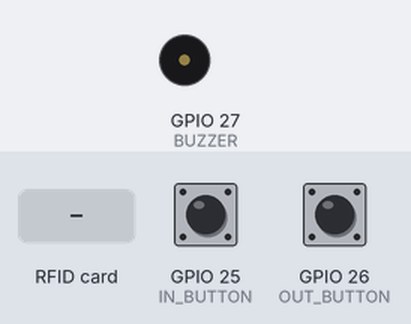
A sketch run on a simulated ESP32. Shown: buzzer (waves = sounding, pin HIGH). The inputs (shaded band) are chosen by the test bench; at power-on: GPIO 25 (IN_BUTTON) HIGH, GPIO 26 (OUT_BUTTON) HIGH. WiFi joins after 1.5 s; servers stay silent unless stated; the local clock reads 2024-03-15 10:24:30 at power-on unless the sketch sets it; what the sketch prints to the serial monitor is not drawn.

Above: at 2.7 s.
2.8 s: GPIO 25 (IN_BUTTON) pulled LOW for 0.15 s
4.4 s: RFID card D3 CF 2D DA held to the reader
At 4.63 s:
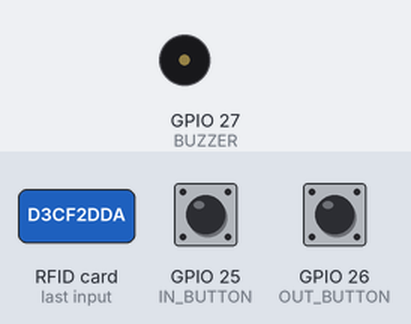
6.2 s: GPIO 26 (OUT_BUTTON) pulled LOW for 0.15 s
7.8 s: RFID card 13 FC E4 D9 held to the reader
At 8.5 s:
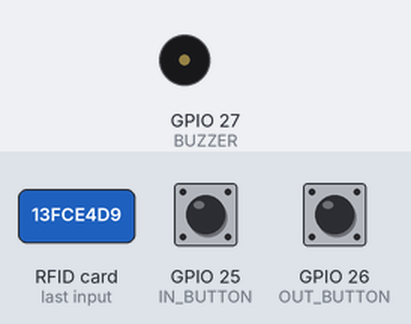
Timing chart, 0 to 10.4 s (numbered marks = the images above; inputs shaded):
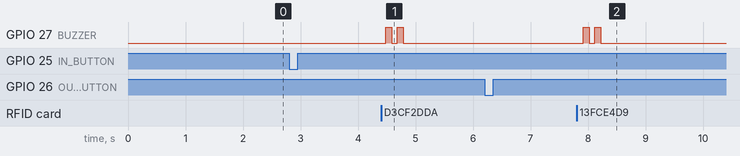

Measured:
- after the input at 2.8 s, every drawn part: stays the same
- after the input at 4.4 s, GPIO 27 (BUZZER): alternates HIGH for 0.10 s and LOW for 0.10 s, 4 changes in all, then stays LOW, starting after 0.09 s
- after the input at 6.2 s, every drawn part: stays the same
- after the input at 7.8 s, GPIO 27 (BUZZER): alternates HIGH for 0.10 s and LOW for 0.10 s, 4 changes in all, then stays LOW, starting after 0.12 s

The sketch:

RFID_based_inventory_management.ino
```cpp
#include <SPI.h>
#include <MFRC522.h>
#include <WiFi.h>
#include <HTTPClient.h>
#include <time.h>

// Pin definitions
#define SS_PIN    5
#define RST_PIN   22
#define SCK_PIN   18
#define MISO_PIN  19
#define MOSI_PIN  23
#define IN_BUTTON 25
#define OUT_BUTTON 26
#define BUZZER    27

// WiFi credentials
const char* ssid = "12345";
const char* password = "surya12345";

// API endpoints
const char* insertServerName = "https://deafening-gnu-222.convex.site/insertItem";
const char* updateServerName = "https://deafening-gnu-222.convex.site/updateItem";

// NTP Server settings
const char* ntpServer = "pool.ntp.org";
const long  gmtOffset_sec = 19800;  // GMT +5:30 for IST
const int   daylightOffset_sec = 0;

MFRC522 rfid(SS_PIN, RST_PIN);

// Product structure
struct Product {
  const char* name;
  const char* categoryId;
  int quantity;
  int price;
  const char* rfid;
  bool isIn;
};

// Product status structure with timestamps
struct ProductStatus {
  String rfid;
  bool isInitialized;
  int currentQuantity;
  time_t lastInTime;
  time_t lastOutTime;
};

// Product database
const Product products[] = {
  {"IPHONE_16_PR0_MAX", "jd7d6qtr650dwnqydav9yn7khn742c2y", 5, 144900, "D3 CF 2D DA", true},
  {"REALME_13_PRO", "jd7d6qtr650dwnqydav9yn7khn742c2y", 5, 26999, "13 FC E4 D9", true},
  {"DURACELL_2A", "jd7bc9fk3craa2hb5pzvcj1ptx742pkx", 10, 20, "3D 03 34 02", true},
  {"EVEREADY_2A", "jd7bc9fk3craa2hb5pzvcj1ptx742pkx", 10, 18, "CC 8E 31 02", true},
  {"TATA_KUSHAQ", "jd7dhe676z0ft7dwv5z8nak69x743n20", 1, 1100000, "43 4B 44 E2", true},
  {"MARUTI_ALTO_K10", "jd7dhe676z0ft7dwv5z8nak69x743n20", 1, 400000, "33 20 4F E2", true}
};

// Initialize product status array
ProductStatus productStatuses[sizeof(products) / sizeof(products[0])];

bool buttonPressed = false;
bool waitingForCard = false;

// Function to get formatted RFID UID
String getFormattedUID() {
  String cardID = "";
  for (byte i = 0; i < rfid.uid.size; i++) {
    if (rfid.uid.uidByte[i] < 0x10) cardID += "0";
    cardID += String(rfid.uid.uidByte[i], HEX);
    if (i < rfid.uid.size - 1) cardID += " ";
  }
  cardID.toUpperCase();
  return cardID;
}

// Buzzer feedback functions
void buzzerSuccess() {
  digitalWrite(BUZZER, HIGH);
  delay(200);
  digitalWrite(BUZZER, LOW);
}

void buzzerError() {
  digitalWrite(BUZZER, HIGH);
  delay(100);
  digitalWrite(BUZZER, LOW);
  delay(100);
  digitalWrite(BUZZER, HIGH);
  delay(100);
  digitalWrite(BUZZER, LOW);
}

// Product status management functions
bool isProductInitialized(const String& rfid) {
  for (const ProductStatus& status : productStatuses) {
    if (status.rfid == rfid) {
      return status.isInitialized;
    }
  }
  return false;
}

int getCurrentQuantity(const String& rfid) {
  for (const ProductStatus& status : productStatuses) {
    if (status.rfid == rfid) {
      return status.currentQuantity;
    }
  }
  return 0;
}

// Find product by RFID
const Product* findProductByRFID(const String& rfid) {
  for (const Product& product : products) {
    if (String(product.rfid) == rfid) {
      return &product;
    }
  }
  return nullptr;
}

// Handle API communication
void sendToAPI(const Product& product, bool isIn, time_t timestamp, time_t unused) {
  if (WiFi.status() != WL_CONNECTED) {
    Serial.println("WiFi not connected!");
    buzzerError();
    return;
  }

  HTTPClient http;
  String rfidStr = String(product.rfid);
  bool productExists = isProductInitialized(rfidStr);
  int currentQty = getCurrentQuantity(rfidStr);

  // Get previous timestamps
  time_t previousInTime = 0;
  time_t previousOutTime = 0;
  for (const ProductStatus& status : productStatuses) {
    if (status.rfid == rfidStr) {
      previousInTime = status.lastInTime;
      previousOutTime = status.lastOutTime;
      break;
    }
  }

  // Error handling for invalid operations
  if (!isIn && !productExists) {
    Serial.println("Error: Cannot check out product that was never checked in!");
    buzzerError();
    return;
  }

  if (!isIn && currentQty <= 0) {
    Serial.println("Error: Cannot check out product - quantity is zero!");
    buzzerError();
    return;
  }

  String jsonPayload;
  const char* endpoint;

  if (!productExists && isIn) {
    // First time insertion
    endpoint = insertServerName;
    jsonPayload = "{\"name\":\"" + String(product.name) +
                  "\",\"categoryId\":\"" + String(product.categoryId) +
                  "\",\"quantity\":" + String(product.quantity) +
                  ",\"price\":" + String(product.price) +
                  ",\"rfid\":\"" + rfidStr +
                  "\",\"intime\":" + String(timestamp) +
                  ",\"outtime\":0" +
                  ",\"isIn\":true}";
  } else {
    // Update existing product
    endpoint = updateServerName;
    int newQuantity = isIn ? currentQty + 1 : currentQty - 1;

    jsonPayload = "{\"name\":\"" + String(product.name) +
                  "\",\"categoryId\":\"" + String(product.categoryId) +
                  "\",\"price\":" + String(product.price) +
                  ",\"rfid\":\"" + rfidStr +
                  "\",\"quantity\":" + String(newQuantity);

    if (isIn) {
        jsonPayload += String(",\"intime\":") + String(timestamp) +
                      String(",\"outtime\":") + String(previousOutTime);
    } else {
        jsonPayload += String(",\"intime\":") + String(previousInTime) +
                      String(",\"outtime\":") + String(timestamp);
    }

    jsonPayload += String(",\"isIn\":") + (isIn ? "true" : "false") + "}";
  }

  Serial.println("Sending " + String(productExists ? "PUT" : "POST") + " request with payload: " + jsonPayload);

  http.begin(endpoint);
  http.addHeader("Content-Type", "application/json");
  int httpResponseCode = productExists ? http.PUT(jsonPayload) : http.POST(jsonPayload);

  if (httpResponseCode > 0) {
    String response = http.getString();
    Serial.println("Response code: " + String(httpResponseCode));
    Serial.println("Response: " + response);

    // Update product status including timestamps
    for (ProductStatus& status : productStatuses) {
      if (status.rfid == rfidStr) {
        status.isInitialized = true;
        status.currentQuantity = isIn ? (productExists ? currentQty + 1 : product.quantity) : currentQty - 1;
        if (isIn) {
          status.lastInTime = timestamp;
        } else {
          status.lastOutTime = timestamp;
        }
        break;
      }
    }

    buzzerSuccess();
  } else {
    Serial.println("Error on sending " + String(productExists ? "PUT" : "POST") + " Request");
    buzzerError();
  }

  http.end();
}

void setup() {
  Serial.begin(115200);

  // Initialize pins
  pinMode(IN_BUTTON, INPUT_PULLUP);
  pinMode(OUT_BUTTON, INPUT_PULLUP);
  pinMode(BUZZER, OUTPUT);

  // Initialize RFID
  SPI.begin(SCK_PIN, MISO_PIN, MOSI_PIN, SS_PIN);
  rfid.PCD_Init();

  // Initialize product statuses with timestamps
  for (size_t i = 0; i < sizeof(products) / sizeof(products[0]); i++) {
    productStatuses[i].rfid = String(products[i].rfid);
    productStatuses[i].isInitialized = false;
    productStatuses[i].currentQuantity = 0;
    productStatuses[i].lastInTime = 0;
    productStatuses[i].lastOutTime = 0;
  }

  // Connect to WiFi
  WiFi.begin(ssid, password);
  Serial.print("Connecting to WiFi");
  while (WiFi.status() != WL_CONNECTED) {
    delay(500);
    Serial.print(".");
  }
  Serial.println("\nConnected to WiFi");

  // Initialize time
  configTime(gmtOffset_sec, daylightOffset_sec, ntpServer);

  Serial.println("System ready!");
}

void loop() {
  // Check buttons
  if (!buttonPressed && (digitalRead(IN_BUTTON) == LOW || digitalRead(OUT_BUTTON) == LOW)) {
    buttonPressed = true;
    waitingForCard = true;
    bool isIn = (digitalRead(IN_BUTTON) == LOW);
    Serial.println(isIn ? "IN button pressed" : "OUT button pressed");
  }

  // Wait for card only if button was pressed
  if (waitingForCard && rfid.PICC_IsNewCardPresent() && rfid.PICC_ReadCardSerial()) {
    String cardID = getFormattedUID();
    Serial.println("Card detected: " + cardID);

    // Get current time
    struct tm timeinfo;
    time_t now;
    time(&now);

    // Find matching product
    const Product* product = findProductByRFID(cardID);
    if (product != nullptr) {
      sendToAPI(*product, digitalRead(IN_BUTTON) == LOW, now, 0);
    } else {
      Serial.println("Unknown RFID card!");
      buzzerError();
    }

    waitingForCard = false;
    buttonPressed = false;
    rfid.PICC_HaltA();
    rfid.PCD_StopCrypto1();
  }

  // Reset button state if released
  if (buttonPressed && digitalRead(IN_BUTTON) == HIGH && digitalRead(OUT_BUTTON) == HIGH) {
    buttonPressed = false;
  }

  delay(100);
}
```
